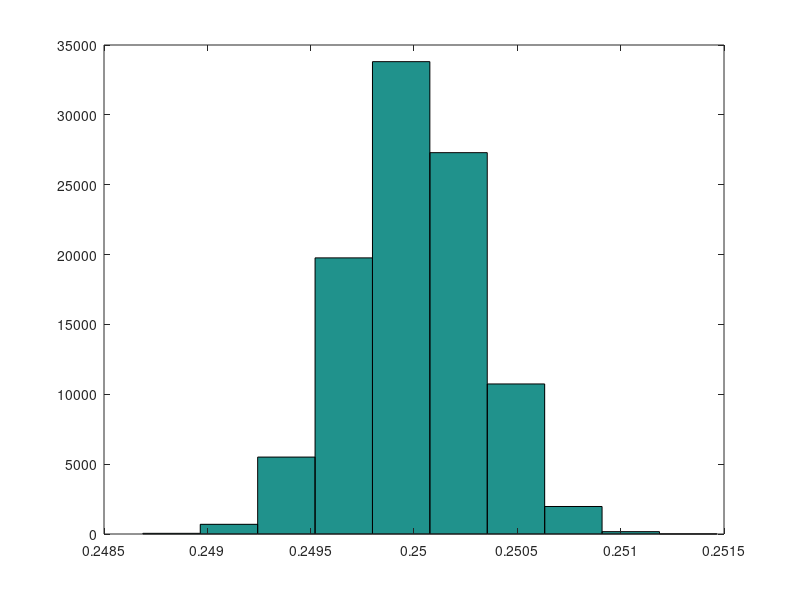
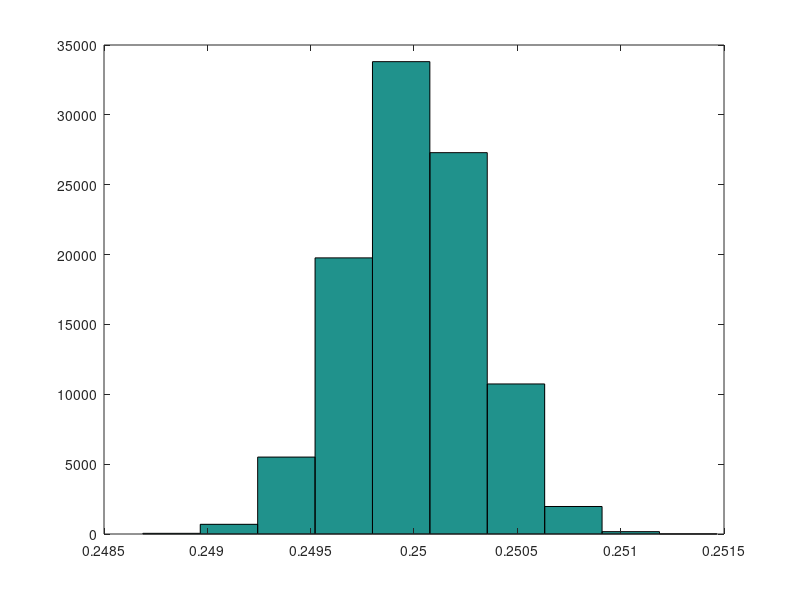
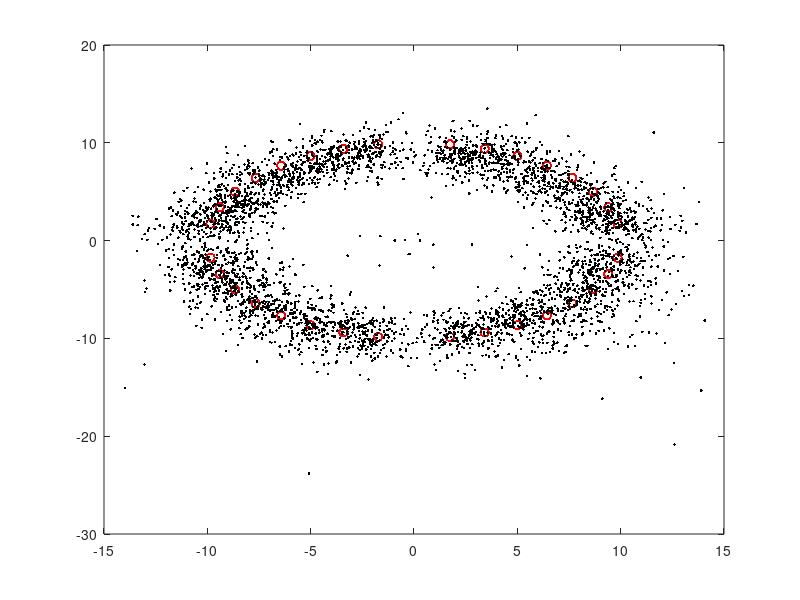
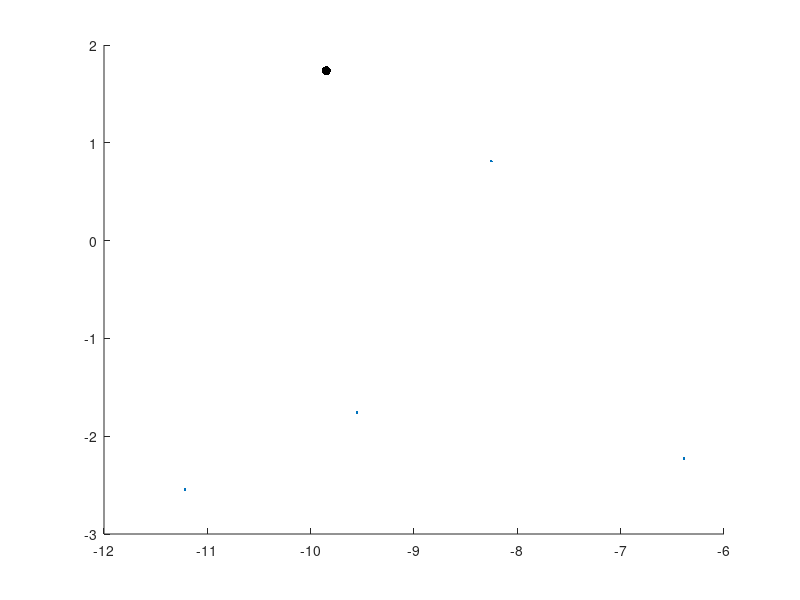

Recreate these plots in MATLAB, in order. (Note: this script raises an error after producing the figures.)
%% understanding Jbar, tau, and sigma

sigma = 5;
Jbar = 16;
tau = .0001;

nSamps = 1e5;
samps = sqrt(1./gamrnd(Jbar/tau,tau,1,nSamps));

hist(1./samps.^2)
hist(samps)

figure; hist(samps)
mean(samps)

%% ==========================================================
%             STUFF WITH ACTUAL DATA!
% ===========================================================
% 08.25.2016

% load in data file
load('group_data.mat')

% rename useful columns of group_data.mat
data_subj = group_data(:,1);
data_priority = group_data(:,2);
data_discsize = group_data(:,4);
response_x = group_data(:,6);
response_y = group_data(:,7);
target_x = 10*cosd(group_data(:,13)); % x location
target_y = 10*sind(group_data(:,13)); % y location

% % delete nans (and potentially also trials where targt and response are not in same quadrant)
% idx = find(sign(response_x) ~= sign(target_x));
% idx = unique([idx; find(sign(response_y) ~= sign(target_y))]);
idx = find(isnan(response_x) | isnan(response_y) | isnan(target_x) | isnan(target_y)  );
response_x(idx) = [];
response_y(idx) = [];
target_x(idx) = [];
target_y(idx) = [];
data_priority(idx) = [];
data_subj(idx) = [];
data_discsize(idx) = [];

% % project everything onto first quadrant
% sign_x = sign(target_x);
% sign_y = sign(target_y);
% response_x = response_x.*sign_x;
% response_y = response_y.*sign_y;
% target_x = target_x.*sign_x;
% target_y = target_y.*sign_y;

% priority and subject numbers
priorityVec = unique(data_priority); % priority condition
nPriorities = length(priorityVec);
titleVec = {'low','med','high'};
subjVec = unique(data_subj);
nSubj = length(subjVec);

% changing to polar coordinates
[target_theta, target_rho] = cart2pol(target_x,target_y);
[response_theta, response_rho] = cart2pol(response_x,response_y);

% errors
error_x = response_x - target_x;
error_y = response_y - target_y;
error_euclid = sqrt(error_x.^2 + error_y.^2);
error_rho = response_rho - target_rho;
error_theta = response_theta - target_theta;



%% plot raw data (targets and responses)
figure;
plot(target_x,target_y,'ro')
hold on; 
plot(response_x,response_y,'k.')

%% plotting mean and covariance plot of each of 8 target locations
% best if you project onto one quadrant (see section above)

for isubj = 1:nSubj
    subjnum = subjVec(isubj);
    
    for ipriority = 1:nPriorities;
        priority = priorityVec(ipriority);
        
        figure;
        targets_x = unique(target_x);
        for itarget = 1:length(targets_x);
            currtarget_y = target_y(find(target_x == targets_x(itarget),1,'first')); % value of corresponding y_cordingate
            idxx = target_x == targets_x(itarget); % trials which have the correct target
            idxxx = idxx & (data_priority == priority) & (data_subj == subjnum); % correct target, priority condition, and subject number
            
            hold on;
            plot(targets_x(itarget),currtarget_y,'k.','MarkerSize',20)
            plot(response_x(idxxx),response_y(idxxx),'.')
            
            % get and plot cov circle for each target
            responses = [response_x(idxxx) response_y(idxxx)];
            covMat = cov(responses);
            circle = bsxfun(@plus,mean(responses),[cos(linspace(0,2*pi,50))' sin(linspace(0,2*pi,50))']*covMat);
            plot(circle(:,1),circle(:,2),'Color',aspencolors('coral')); % plot covariance circle
            
        end
        defaultplot;
        title(['subj' num2str(subjnum) ' ' titleVec{ipriority} ' priority'])
        axis equal
%         savefig(gcf,['subj' num2str(subjnum) '_' titleVec{ipriority} ])
%         savefig(gcf,['subj' num2str(subjnum) '_' titleVec{ipriority} '.png' ])
    end
end


%% main effects of error and disc size from priority

discsizeMat = nan(nSubj,nPriorities);
euclideanerrorMat = discsizeMat;
rhoerrorMat = discsizeMat; thetaerrorMat = discsizeMat;
for isubj = 1:nSubj;
    subjnum = subjVec(isubj);
    
    for ipriority = 1:nPriorities;
        priority = priorityVec(ipriority);
        
        idx = (data_subj == subjnum) & (data_priority == priority); % indices of trials for current subject
        
        % euclidean error
        euclideanerrorMat(isubj,ipriority) = mean(error_euclid(idx));
        euclideanvarMat(isubj,ipriority) = var(error_euclid(idx));
        
        % mean other errors
        rhoerrorMat(isubj,ipriority) = mean(error_rho(idx));
        thetaerrorMat(isubj,ipriority) = mean(error_theta(idx));
        
        % mean disc size
        discsizeMat(isubj,ipriority) = mean(data_discsize(idx));
    end
    
end

% mean euclidean error main effect
figure;
meaneucliderror = mean(euclideanerrorMat);
semeucliderror = std(euclideanerrorMat)/sqrt(nSubj);
errorbar(meaneucliderror,semeucliderror,'k','LineStyle','none')
set(gca,'XTick',[1 2 3],'XTickLabel',[0.1 0.3 0.6])
xlabel('priority'); title('mean euclidean error'); defaultplot;

% var euclidean error main effect
figure;
meanvareucliderror = mean(euclideanvarMat);
semvareucliderror = std(euclideanvarMat)/sqrt(nSubj);
errorbar(meanvareucliderror,semvareucliderror,'k','LineStyle','none')
set(gca,'XTick',[1 2 3],'XTickLabel',[0.1 0.3 0.6])
xlabel('priority'); title('euclidean error variance'); defaultplot;

% % mean disc size
% figure;
% meandiscsize = mean(discsizeMat);
% semdiscsize = std(discsizeMat)/sqrt(nSubj);
% errorbar(meandiscsize,semdiscsize,'k','LineStyle','none')
% set(gca,'XTick',[1 2 3],'XTickLabel',[0.1 0.3 0.6])
% xlabel('priority'); title('discsize'); defaultplot;

%% plotting bias as a function of priority across or within each subject

aveplot = 1;
indvlplot = 0;

biasVec_theta = nan(nSubj,nPriorities);
varVec_theta = nan(nSubj,nPriorities);
biasVec_rho = nan(nSubj,nPriorities);
varVec_rho = nan(nSubj,nPriorities);
for isubj = 1:nSubj % for each subject
    subjnum = subjVec(isubj);
    
    for ipriority = 1:nPriorities % for each priority
        priority = priorityVec(ipriority);
        idx = (data_subj == subjnum) & (data_priority == priority); % indices of trials for current subject
        
        % calculating bias and variance of rho and theta
        biasVec_rho(isubj,ipriority) = mean(error_rho(idx));
        varVec_rho(isubj,ipriority) = var(error_rho(idx));
        biasVec_theta(isubj,ipriority) = mean(error_theta(idx));
        varVec_theta(isubj,ipriority) = var(error_theta(idx));
    end
    
    if (indvlplot)
        figure;
        subplot(2,2,1); 
        plot(biasVec_rho(isubj,:),'ko')
        title('bias rho')
        defaultplot;
        
        subplot(2,2,2); 
        plot(biasVec_theta(isubj,:),'ko')
        title('bias theta')
        defaultplot;
        
        subplot(2,2,3); 
        plot(varVec_rho(isubj,:),'ko')
        title('variance rho')
        defaultplot;
        
        subplot(2,2,4); 
        plot(varVec_theta(isubj,:),'ko')
        title('variance theta')
        defaultplot;
        
        pause;
    end
end

if (aveplot)
    figure;
    subplot(2,2,1);
    mean_bias_rho = mean(biasVec_rho);
    sem_bias_rho = std(biasVec_rho)/sqrt(size(biasVec_rho,1));
    errorbar(mean_bias_rho,sem_bias_rho,'k')
    set(gca,'XTick',[1 2 3],'XTickLabel',[0.1 0.3 0.6])
    xlabel('priority'); title('bias rho'); defaultplot;
    
    subplot(2,2,2);
    mean_bias_theta = mean(biasVec_theta);
    sem_bias_theta = std(biasVec_theta)/sqrt(size(biasVec_theta,1));
    errorbar(mean_bias_theta,sem_bias_theta,'k')
    set(gca,'XTick',[1 2 3],'XTickLabel',[0.1 0.3 0.6])
    xlabel('priority'); title('bias theta'); defaultplot;
    
    subplot(2,2,3);
    mean_var_rho = mean(varVec_rho);
    sem_var_rho = std(varVec_rho)/sqrt(size(varVec_rho,1));
    errorbar(mean_var_rho,sem_var_rho,'k')
    set(gca,'XTick',[1 2 3],'XTickLabel',[0.1 0.3 0.6])
    xlabel('priority'); title('variance rho'); defaultplot;
    
    subplot(2,2,4);
    mean_var_theta = mean(varVec_theta);
    sem_var_theta = std(varVec_theta)/sqrt(size(varVec_theta,1));
    errorbar(mean_var_theta,sem_var_theta,'k')
    set(gca,'XTick',[1 2 3],'XTickLabel',[0.1 0.3 0.6])
    xlabel('priority'); title('variance theta'); defaultplot;
end

%% scatterplot of disc size vs error (euclidean or circular tangential)

plot(data_discsize,error_euclid,'.')

%% plot of variances for different priorities (with cov matrix)

% project everything onto first quadrant (may or may not have already done
% this)
sign_x = sign(target_x);
sign_y = sign(target_y);
response_x = response_x.*sign_x;
response_y = response_y.*sign_y;
target_x = target_x.*sign_x;
target_y = target_y.*sign_y;

% changing to polar coordinates
[target_theta, target_rho] = cart2pol(target_x,target_y);
[response_theta, response_rho] = cart2pol(response_x,response_y);

% collapse them all onto the same spot
error_x = response_x - target_x;
error_y = response_y - target_y;

colorVec = {'r','b','k'};
figure; 
for ipriority = 1:nPriorities
    priority = priorityVec(ipriority);
    idx = (data_priority == priority); % indices of trials for current priority
    
    % plot target and responses
    subplot(2,2,ipriority); hold on
    plot(error_x(idx),error_y(idx),'.','Color',[0.7 0.7 0.7]) % errors
    plot(0,0,'k.','MarkerSize',14) % target
    title(num2str(priority))
    defaultplot
    
    % plot covariance matrix
    covMat = cov([error_x(idx) error_y(idx)]);
    circle = bsxfun(@plus,mean([error_x(idx) error_y(idx)]),[cos(linspace(0,2*pi,50))' sin(linspace(0,2*pi,50))']*covMat);
    plot(circle(:,1),circle(:,2),colorVec{ipriority}); % plot covariance circle
    
    % plot just covariance matrices on top of one another
    subplot(2,2,4); hold on
    plot(circle(:,1),circle(:,2),colorVec{ipriority}); % plot covariance circle
    axis([-10 10 -20 20])
    defaultplot
end


%% plotting quantile bins of error with discsize

nQuantiles = 4;
meandiscsizeVec = nan(nSubj,nPriorities,nQuantiles);
meaneuclideanerrorVec = meandiscsizeVec; 
meanangularerrorVec = meandiscsizeVec;

for isubj = 1:nSubj
    subjnum = subjVec(isubj);
    
    for ipriority = 1:nPriorities
        priority = priorityVec(ipriority);
        
        idx = (data_subj == subjnum) & (data_priority == priority); % correct subject number and priority
        
        % get the relevant informtion for current subject and priority
        discsize = data_discsize(idx);
        euclideanerror = error_euclid(idx);
        angularerror = error_theta(idx);
        
        % sort by increasing discsize
        [discsize, I] = sort(discsize);
        euclideanerror = euclideanerror(I);
        angularerror = angularerror(I);
        
        % chop up into quantiles
        ndatapoints = length(discsize);
        idx_quantile = [0 round([1:nQuantiles].*(ndatapoints/nQuantiles))];

        for iquantile = 1:nQuantiles
            meandiscsizeVec(isubj,ipriority,iquantile) = mean(discsize(idx_quantile(iquantile)+1:idx_quantile(iquantile+1)));
            meaneuclideanerrorVec(isubj,ipriority,iquantile) = mean(euclideanerror(idx_quantile(iquantile)+1:idx_quantile(iquantile+1)));
            meanangularerrorVec(isubj,ipriority,iquantile) = mean(angularerror(idx_quantile(iquantile)+1:idx_quantile(iquantile+1)));
        end
        
    end
end

% means and SEMs across subjects
mean_discsize = squeeze(mean(meandiscsizeVec));
mean_euclideanerror = squeeze(mean(meaneuclideanerrorVec));
mean_angularerror = squeeze(mean(meanangularerrorVec));
sem_discsize = squeeze(std(meandiscsizeVec))/sqrt(nSubj);
sem_euclideanerror = squeeze(std(meaneuclideanerrorVec))/sqrt(nSubj);
sem_angularerror = squeeze(std(meanangularerrorVec))/sqrt(nSubj);

% plot euclidean error
colorVec = {'r','b','k'};
figure; hold on;
for ipriority = 1:nPriorities;
    errorbar(mean_euclideanerror(ipriority,:),sem_euclideanerror(ipriority,:),colorVec{ipriority});
end
defaultplot;
ylabel('euclidean error')
xlabel('disc size quantile')


% plot
figure; hold on;
for ipriority = 1:nPriorities;
    errorbar(mean_angularerror(ipriority,:),sem_angularerror(ipriority,:),colorVec{ipriority});
end
defaultplot;
ylabel('angular error')
xlabel('disc size quantile')
